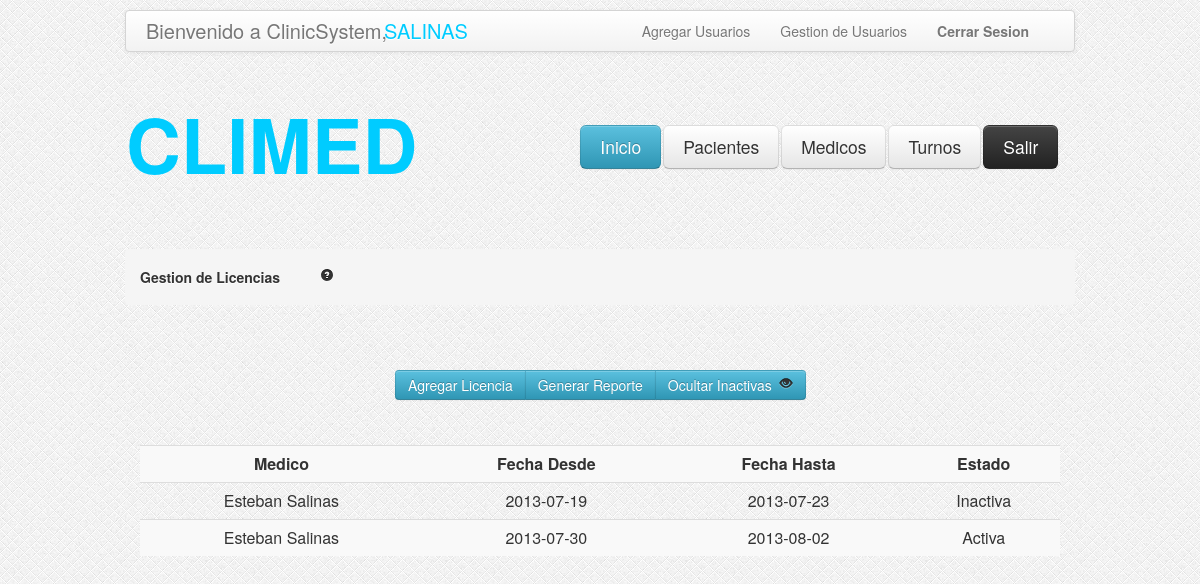
The app's page /GestionLicencias.php?ojito=0 (signed in) with its own data.
### tables this page shows
CREATE TABLE IF NOT EXISTS `licencias` (
  `idlicencia` int(11) NOT NULL AUTO_INCREMENT,
  `idmedico` int(11) NOT NULL,
  `fechaDesde` date NOT NULL,
  `fechaHasta` date NOT NULL,
  `estado` tinyint(4) NOT NULL DEFAULT '1',
  PRIMARY KEY (`idlicencia`)
);

CREATE TABLE IF NOT EXISTS `medicos` (
  `idmedico` int(11) NOT NULL AUTO_INCREMENT,
  `nombre` varchar(100) NOT NULL,
  `apellido` varchar(100) NOT NULL,
  `nromatricula` int(11) NOT NULL,
  `email` varchar(100) NOT NULL,
  `telefono` int(25) NOT NULL,
  `fechaNac` date NOT NULL,
  `dni` int(11) NOT NULL,
  `direccion` varchar(255) DEFAULT NULL,
  `activo` tinyint(1) NOT NULL DEFAULT '1',
  PRIMARY KEY (`idmedico`)
);

### GestionLicencias.php (the view, shortened to what this page needs)
<?php
	if (!isset($_GET['ojito'])) {
		$ojito=1;
	}else{
		$ojito=$_GET['ojito'];
	}
	$consulta = "SELECT idlicencia,med.idmedico,fechaDesde,fechaHasta,nombre,apellido,
	             case estado when 1 then 'Activa' else 'Inactiva' end as estado
               	FROM licencias as lic
                     INNER JOIN medicos as med on med.idmedico=lic.idmedico
				where estado = ".$ojito." OR 0 = ".$ojito." ";
    $resultado = mysql_query($consulta);
?>
<html>
<head>
<link rel="stylesheet" type="text/css" href="css/estilo.css"/>
<link rel="stylesheet" type="text/css" href="css/bootstrap.css"/>
<link rel="stylesheet" type="text/css" href="css/bootstrap-responsive.css"/>
</head>
<body style="background-image:url('images/bg.png')">
	<?php include_once('header.php'); ?>
	<div class="encapsulador">
		<div class="contenedor">
			<ul class="breadcrumb">
				<li>
					<h5>Gestion de Licencias<a href="#" style="margin-left: 40px;"><i class="icon-question-sign"></i></a></h5>
				</li>
			</ul>
			<div class="btn-group" style="margin-top: 45px; margin-left: 270;">
			        <button class="btn btn-info" type="button" onclick="location.href='AltaLicencias.php'">Agregar Licencia</button>
                    <button class="btn btn-info" type="button"onclick="location.href='ReporteLicencias.php?ojito=<?php echo $ojito ?>'">Generar Reporte</button>
				    <button class="btn btn-info" type="button"
					<?php	if($ojito == 1){ ?>
								onclick="location.href='GestionLicencias.php?ojito=0'"> Mostrar Inactivas <i class="icon-eye-close" style="margin-left: 3px;"></i>
					<?php	} else { ?>
								onclick="location.href='GestionLicencias.php?ojito=1'"> Ocultar Inactivas <i class="icon-eye-open" style="margin-left: 3px;"></i>
					<?php	} ?>
					</button>
			</div>
		</div>
		<div id="tabla-gestion-licencias">
				<table class="table table-striped">
					<tr>
						<td><b>Medico</b></b></td>
						<td><b>Fecha Desde</b></td>
						<td><b>Fecha Hasta</b></td>
					    <td><b>Estado</b></td>
					</tr>
					<?php while ($valor = mysql_fetch_array($resultado)) {	?>
					<tr>
						<td><?php echo $valor["nombre"]." ".$valor["apellido"]; ?></td>
						<td><?php echo $valor["fechaDesde"]; ?></td>
						<td><?php echo $valor["fechaHasta"]; ?></td>
						<td><?php echo $valor["estado"]; ?></td>
					</tr>
					<?php } ?>
				</table>
		</div>
	</div>
</body>
</html>

### css/estilo.css (style rules this page uses)
.encapsulador { width:950px; height:auto; margin: auto; }
.contenedor { margin-top: 75px; }
#tabla-gestion-licencias { margin-top: 45px; margin-left: 15px; margin-right: 15px; }

### records on screen
licencias: idmedico.nombre "Esteban", idmedico.apellido "Salinas", fechaDesde "2013-07-19", fechaHasta "2013-07-23", estado "Inactiva"
licencias: idmedico.nombre "Esteban", idmedico.apellido "Salinas", fechaDesde "2013-07-30", fechaHasta "2013-08-02", estado "Activa"

### other values on screen
$usuario "SALINAS"
